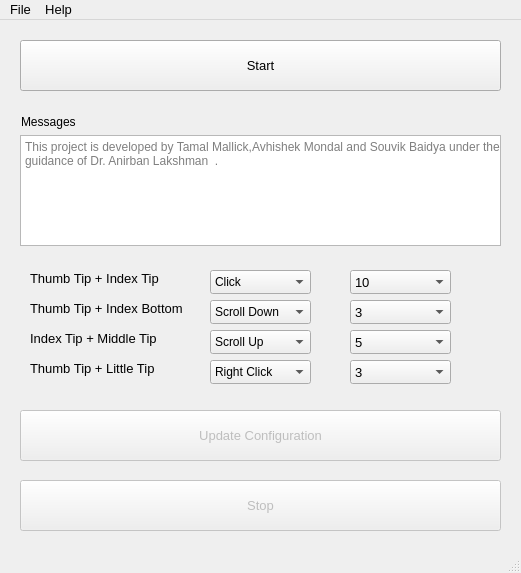
<?xml version="1.0" encoding="UTF-8"?>
<ui version="4.0">
 <class>MainWindow</class>
 <widget class="QMainWindow" name="MainWindow">
  <property name="geometry">
   <rect>
    <x>0</x>
    <y>0</y>
    <width>521</width>
    <height>573</height>
   </rect>
  </property>
  <property name="font">
   <font>
    <pointsize>10</pointsize>
   </font>
  </property>
  <property name="windowTitle">
   <string>Virtual Mouse</string>
  </property>
  <property name="windowIcon">
   <iconset theme="applications-utilities">
    <normaloff>.</normaloff>.</iconset>
  </property>
  <widget class="QWidget" name="centralwidget">
   <widget class="QPushButton" name="pushButton_start">
    <property name="enabled">
     <bool>true</bool>
    </property>
    <property name="geometry">
     <rect>
      <x>20</x>
      <y>20</y>
      <width>481</width>
      <height>51</height>
     </rect>
    </property>
    <property name="cursor">
     <cursorShape>PointingHandCursor</cursorShape>
    </property>
    <property name="text">
     <string>Start</string>
    </property>
   </widget>
   <widget class="QComboBox" name="comboBox_a2">
    <property name="geometry">
     <rect>
      <x>210</x>
      <y>280</y>
      <width>101</width>
      <height>24</height>
     </rect>
    </property>
    <property name="font">
     <font>
      <pointsize>9</pointsize>
     </font>
    </property>
    <item>
     <property name="text">
      <string>Scroll Down</string>
     </property>
    </item>
    <item>
     <property name="text">
      <string>Change Tab</string>
     </property>
    </item>
    <item>
     <property name="text">
      <string>Click</string>
     </property>
    </item>
    <item>
     <property name="text">
      <string>Right Click</string>
     </property>
    </item>
    <item>
     <property name="text">
      <string>Scroll Up</string>
     </property>
    </item>
   </widget>
   <widget class="QComboBox" name="comboBox_a3">
    <property name="geometry">
     <rect>
      <x>210</x>
      <y>310</y>
      <width>101</width>
      <height>24</height>
     </rect>
    </property>
    <property name="font">
     <font>
      <pointsize>9</pointsize>
     </font>
    </property>
    <item>
     <property name="text">
      <string>Scroll Up</string>
     </property>
    </item>
    <item>
     <property name="text">
      <string>Scroll Down</string>
     </property>
    </item>
    <item>
     <property name="text">
      <string>Change Tab</string>
     </property>
    </item>
    <item>
     <property name="text">
      <string>Click</string>
     </property>
    </item>
    <item>
     <property name="text">
      <string>Right Click</string>
     </property>
    </item>
   </widget>
   <widget class="QPushButton" name="pushButton_stop">
    <property name="enabled">
     <bool>false</bool>
    </property>
    <property name="geometry">
     <rect>
      <x>20</x>
      <y>460</y>
      <width>481</width>
      <height>51</height>
     </rect>
    </property>
    <property name="font">
     <font>
      <pointsize>10</pointsize>
     </font>
    </property>
    <property name="cursor">
     <cursorShape>PointingHandCursor</cursorShape>
    </property>
    <property name="text">
     <string>Stop</string>
    </property>
   </widget>
   <widget class="QPushButton" name="pushButton_update">
    <property name="enabled">
     <bool>false</bool>
    </property>
    <property name="geometry">
     <rect>
      <x>20</x>
      <y>390</y>
      <width>481</width>
      <height>51</height>
     </rect>
    </property>
    <property name="cursor">
     <cursorShape>PointingHandCursor</cursorShape>
    </property>
    <property name="text">
     <string>Update Configuration</string>
    </property>
   </widget>
   <widget class="QComboBox" name="comboBox_dpi2">
    <property name="geometry">
     <rect>
      <x>350</x>
      <y>280</y>
      <width>101</width>
      <height>24</height>
     </rect>
    </property>
    <item>
     <property name="text">
      <string>3</string>
     </property>
    </item>
    <item>
     <property name="text">
      <string>5</string>
     </property>
    </item>
    <item>
     <property name="text">
      <string>10</string>
     </property>
    </item>
    <item>
     <property name="text">
      <string>15</string>
     </property>
    </item>
    <item>
     <property name="text">
      <string>20</string>
     </property>
    </item>
    <item>
     <property name="text">
      <string>25</string>
     </property>
    </item>
    <item>
     <property name="text">
      <string>30</string>
     </property>
    </item>
    <item>
     <property name="text">
      <string>35</string>
     </property>
    </item>
    <item>
     <property name="text">
      <string>40</string>
     </property>
    </item>
    <item>
     <property name="text">
      <string>45</string>
     </property>
    </item>
    <item>
     <property name="text">
      <string>50</string>
     </property>
    </item>
   </widget>
   <widget class="QComboBox" name="comboBox_a4">
    <property name="geometry">
     <rect>
      <x>210</x>
      <y>340</y>
      <width>101</width>
      <height>24</height>
     </rect>
    </property>
    <property name="font">
     <font>
      <pointsize>9</pointsize>
     </font>
    </property>
    <item>
     <property name="text">
      <string>Right Click</string>
     </property>
    </item>
    <item>
     <property name="text">
      <string>Scroll Up</string>
     </property>
    </item>
    <item>
     <property name="text">
      <string>Scroll Down</string>
     </property>
    </item>
    <item>
     <property name="text">
      <string>Change Tab</string>
     </property>
    </item>
    <item>
     <property name="text">
      <string>Click</string>
     </property>
    </item>
   </widget>
   <widget class="QComboBox" name="comboBox_dpi3">
    <property name="geometry">
     <rect>
      <x>350</x>
      <y>310</y>
      <width>101</width>
      <height>24</height>
     </rect>
    </property>
    <property name="editable">
     <bool>false</bool>
    </property>
    <property name="currentText">
     <string>5</string>
    </property>
    <property name="placeholderText">
     <string/>
    </property>
    <item>
     <property name="text">
      <string>5</string>
     </property>
    </item>
    <item>
     <property name="text">
      <string>10</string>
     </property>
    </item>
    <item>
     <property name="text">
      <string>15</string>
     </property>
    </item>
    <item>
     <property name="text">
      <string>20</string>
     </property>
    </item>
    <item>
     <property name="text">
      <string>25</string>
     </property>
    </item>
    <item>
     <property name="text">
      <string>30</string>
     </property>
    </item>
    <item>
     <property name="text">
      <string>35</string>
     </property>
    </item>
    <item>
     <property name="text">
      <string>40</string>
     </property>
    </item>
    <item>
     <property name="text">
      <string>45</string>
     </property>
    </item>
    <item>
     <property name="text">
      <string>50</string>
     </property>
    </item>
    <item>
     <property name="text">
      <string>3</string>
     </property>
    </item>
   </widget>
   <widget class="QComboBox" name="comboBox_dpi4">
    <property name="geometry">
     <rect>
      <x>350</x>
      <y>340</y>
      <width>101</width>
      <height>24</height>
     </rect>
    </property>
    <item>
     <property name="text">
      <string>3</string>
     </property>
    </item>
    <item>
     <property name="text">
      <string>5</string>
     </property>
    </item>
    <item>
     <property name="text">
      <string>10</string>
     </property>
    </item>
    <item>
     <property name="text">
      <string>15</string>
     </property>
    </item>
    <item>
     <property name="text">
      <string>20</string>
     </property>
    </item>
    <item>
     <property name="text">
      <string>25</string>
     </property>
    </item>
    <item>
     <property name="text">
      <string>30</string>
     </property>
    </item>
    <item>
     <property name="text">
      <string>35</string>
     </property>
    </item>
    <item>
     <property name="text">
      <string>40</string>
     </property>
    </item>
    <item>
     <property name="text">
      <string>45</string>
     </property>
    </item>
    <item>
     <property name="text">
      <string>50</string>
     </property>
    </item>
   </widget>
   <widget class="QComboBox" name="comboBox_a1">
    <property name="geometry">
     <rect>
      <x>210</x>
      <y>250</y>
      <width>101</width>
      <height>24</height>
     </rect>
    </property>
    <property name="font">
     <font>
      <pointsize>9</pointsize>
     </font>
    </property>
    <item>
     <property name="text">
      <string>Click</string>
     </property>
    </item>
   </widget>
   <widget class="QComboBox" name="comboBox_dpi1">
    <property name="geometry">
     <rect>
      <x>350</x>
      <y>250</y>
      <width>101</width>
      <height>24</height>
     </rect>
    </property>
    <property name="placeholderText">
     <string/>
    </property>
    <item>
     <property name="text">
      <string>10</string>
     </property>
    </item>
    <item>
     <property name="text">
      <string>15</string>
     </property>
    </item>
    <item>
     <property name="text">
      <string>20</string>
     </property>
    </item>
    <item>
     <property name="text">
      <string>25</string>
     </property>
    </item>
    <item>
     <property name="text">
      <string>30</string>
     </property>
    </item>
    <item>
     <property name="text">
      <string>35</string>
     </property>
    </item>
    <item>
     <property name="text">
      <string>40</string>
     </property>
    </item>
    <item>
     <property name="text">
      <string>45</string>
     </property>
    </item>
    <item>
     <property name="text">
      <string>50</string>
     </property>
    </item>
   </widget>
   <widget class="QLabel" name="label_msg">
    <property name="geometry">
     <rect>
      <x>21</x>
      <y>94</y>
      <width>61</width>
      <height>16</height>
     </rect>
    </property>
    <property name="font">
     <font>
      <pointsize>9</pointsize>
     </font>
    </property>
    <property name="text">
     <string>Messages</string>
    </property>
   </widget>
   <widget class="QLabel" name="label_a1">
    <property name="geometry">
     <rect>
      <x>30</x>
      <y>250</y>
      <width>151</width>
      <height>16</height>
     </rect>
    </property>
    <property name="text">
     <string>Thumb Tip + Index Tip</string>
    </property>
   </widget>
   <widget class="QLabel" name="label_a2">
    <property name="geometry">
     <rect>
      <x>30</x>
      <y>280</y>
      <width>171</width>
      <height>16</height>
     </rect>
    </property>
    <property name="text">
     <string>Thumb Tip + Index Bottom</string>
    </property>
   </widget>
   <widget class="QLabel" name="label_a3">
    <property name="geometry">
     <rect>
      <x>30</x>
      <y>310</y>
      <width>161</width>
      <height>16</height>
     </rect>
    </property>
    <property name="text">
     <string>Index Tip + Middle Tip</string>
    </property>
   </widget>
   <widget class="QLabel" name="label_a4">
    <property name="geometry">
     <rect>
      <x>30</x>
      <y>340</y>
      <width>161</width>
      <height>16</height>
     </rect>
    </property>
    <property name="text">
     <string>Thumb Tip + Little Tip</string>
    </property>
   </widget>
   <widget class="QPlainTextEdit" name="plainTextEdit_msg">
    <property name="geometry">
     <rect>
      <x>20</x>
      <y>115</y>
      <width>481</width>
      <height>111</height>
     </rect>
    </property>
    <property name="font">
     <font>
      <pointsize>9</pointsize>
     </font>
    </property>
    <property name="placeholderText">
     <string>This project is developed by Tamal Mallick,Avhishek Mondal and Souvik Baidya under the guidance of Dr. Anirban Lakshman  . </string>
    </property>
   </widget>
  </widget>
  <widget class="QMenuBar" name="menubar">
   <property name="geometry">
    <rect>
     <x>0</x>
     <y>0</y>
     <width>521</width>
     <height>23</height>
    </rect>
   </property>
   <widget class="QMenu" name="menuFile">
    <property name="title">
     <string>File</string>
    </property>
    <addaction name="actionOpen"/>
    <addaction name="actionSave"/>
    <addaction name="actionClose"/>
   </widget>
   <widget class="QMenu" name="menuHelp">
    <property name="title">
     <string>Help</string>
    </property>
   </widget>
   <addaction name="menuFile"/>
   <addaction name="menuHelp"/>
  </widget>
  <widget class="QStatusBar" name="statusbar"/>
  <action name="actionHelp">
   <property name="text">
    <string>Help</string>
   </property>
  </action>
  <action name="actionClose">
   <property name="text">
    <string>Close</string>
   </property>
  </action>
  <action name="actionOpen">
   <property name="text">
    <string>Open</string>
   </property>
  </action>
  <action name="actionSave">
   <property name="text">
    <string>Save</string>
   </property>
  </action>
 </widget>
 <resources/>
 <connections/>
</ui>
